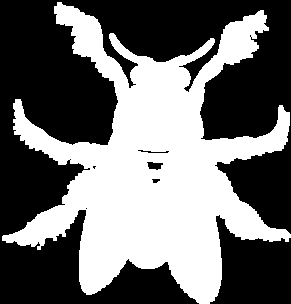
%> input picture A3PengyuWang0425157/Q2/fly.pgm, 291 x 304 px
$ octave Fly.m   (GNU Octave 9; MATLAB toolbox functions it lacks are replaced by stand-ins)
%> lines starting %> are read from the running program, lines starting %| are printed output that depends on the picture; in (x1, y1, x2, y2) boxes, pixels count from 0 and x2, y2 are one past the last pixel; in counts of white or black regions, pixels touching at a corner belong together; the program's own positions count from 1
clear;
close all;
clc;

fly = imread('fly.pgm');
%> fly is the input picture: size 304x291 uint8; 43.1% white; 1 white region, box (x1, y1, x2, y2) and area: (2, 2, 291, 304) 38172
subplot(3,3,1);
imshow(fly);
title("Fly original image");

SE = strel("disk",3);
SE2 = strel('square',3);

% Erosion
erodeFly = imerode(fly,SE);
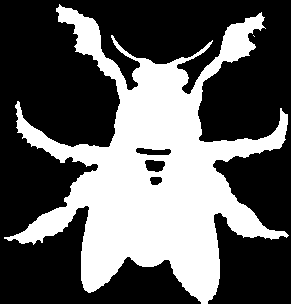
%> erodeFly: size 304x291 uint8; 37.1% white; 2 white regions (1 under 20 px), largest, box (x1, y1, x2, y2) and area: (4, 4, 289, 304) 32832
subplot(3,3,2);
imshow(erodeFly);
title("Fly after erosion");

erodeFly1 = imerode(erodeFly,SE2);
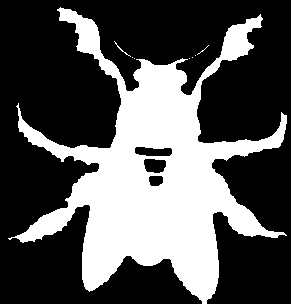
%> erodeFly1: size 304x291 uint8; 33.8% white; 8 white regions (6 under 20 px), largest, box (x1, y1, x2, y2) and area: (8, 7, 287, 304) 29820, (114, 41, 131, 57) 27
boundaryErode = erodeFly - erodeFly1;
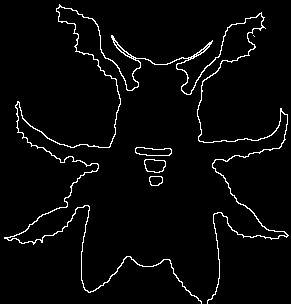
%> boundaryErode: size 304x291 uint8; 3.4% white in thin lines or dots
subplot(3,3,3);
imshow(boundaryErode);
title("Erosion boundary");

% Opening
subplot(3,3,4);
imshow(fly);
title("Fly original image");
openFly = imopen(fly,SE);
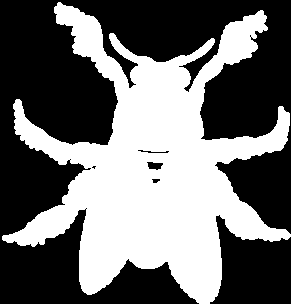
%> openFly: size 304x291 uint8; 42.9% white; 1 white region, box (x1, y1, x2, y2) and area: (2, 2, 291, 304) 37972
subplot(3,3,5);
imshow(openFly);
title("Fly after opening");

erodeFly2 = imerode(openFly,SE2);
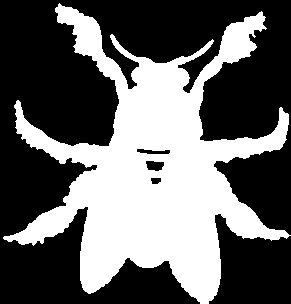
%> erodeFly2: size 304x291 uint8; 39.6% white; 1 white region, box (x1, y1, x2, y2) and area: (3, 3, 291, 304) 35000
boundaryOpen = openFly - erodeFly2;
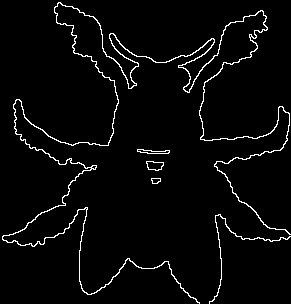
%> boundaryOpen: size 304x291 uint8; 3.4% white in thin lines or dots
subplot(3,3,6);
imshow(boundaryOpen);
title("Opening boundary");

% Closing
subplot(3,3,7);
imshow(fly);
title("Fly original image");
closeFly = imopen(fly,SE);
subplot(3,3,8);
imshow(closeFly);
title("Fly after closing");

erodeFly3 = imerode(closeFly,SE2);
boundaryClose = closeFly - erodeFly3;
subplot(3,3,9);
imshow(boundaryClose);
title("Closing boundary");

figure;
imshow(boundaryErode);
title("Erosion boundary");

figure;
imshow(boundaryOpen);
title("Opening boundary");

figure;
imshow(boundaryClose);
title("Closing boundary");

$ run again, with A3PengyuWang0425157/Q2/deer.pgm copied over A3PengyuWang0425157/Q2/fly.pgm
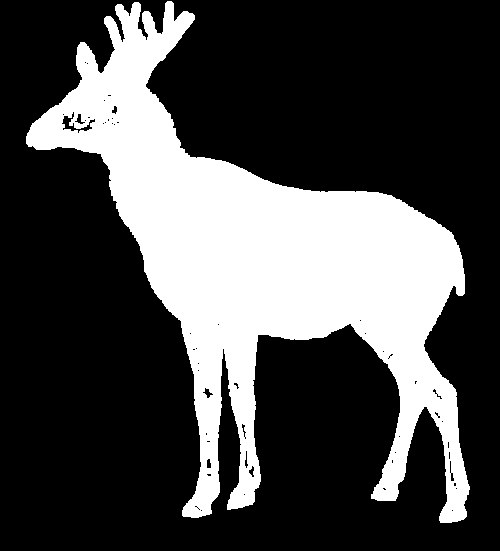
%> input picture A3PengyuWang0425157/Q2/deer.pgm, 500 x 551 px
%> fly is the input picture: size 551x500 uint8; 28.4% white; 1 white region, box (x1, y1, x2, y2) and area: (26, 1, 470, 523) 78246
%> erodeFly: size 551x500 uint8; 25.4% white; 7 white regions (6 under 20 px), largest, box (x1, y1, x2, y2) and area: (28, 3, 468, 521) 69806
%> `erodeFly1 = imerode(erodeFly,SE2);`:
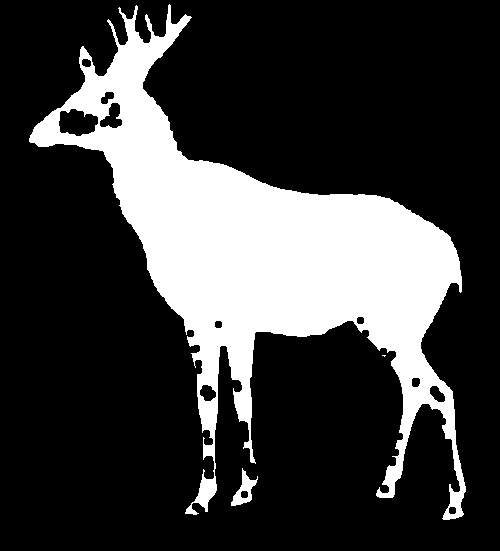
%> erodeFly1: size 551x500 uint8; 23.6% white; 3 white regions (1 under 20 px), largest, box (x1, y1, x2, y2) and area: (29, 4, 466, 520) 64594, (231, 468, 258, 506) 395
%> boundaryErode: size 551x500 uint8; 1.8% white in thin lines or dots, all inside (x1, y1, x2, y2) = (28, 3, 468, 521)
%> openFly: size 551x500 uint8; 28.3% white; 2 white regions, box (x1, y1, x2, y2) and area: (26, 1, 470, 523) 77989, (74, 122, 82, 129) 44
%> erodeFly2: size 551x500 uint8; 26.7% white; 3 white regions (1 under 20 px), largest, box (x1, y1, x2, y2) and area: (27, 2, 469, 522) 73421, (446, 459, 449, 469) 26
%> `boundaryOpen = openFly - erodeFly2;`:
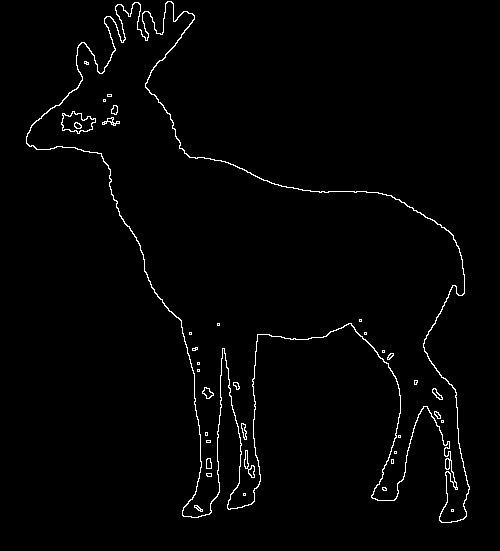
%> boundaryOpen: size 551x500 uint8; 1.7% white in thin lines or dots, all inside (x1, y1, x2, y2) = (26, 1, 470, 523)

$ run again, with A3PengyuWang0425157/Q2/device.pgm copied over A3PengyuWang0425157/Q2/fly.pgm
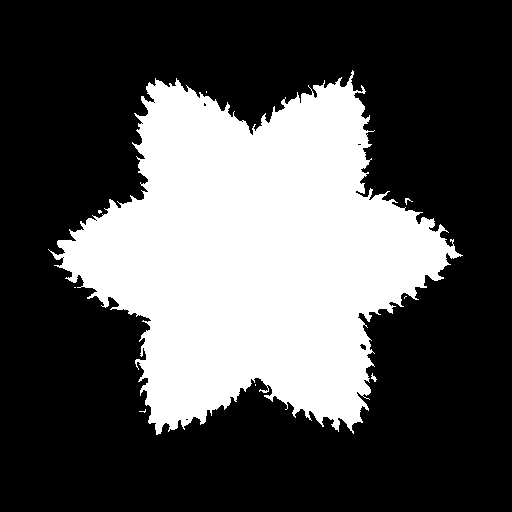
%> input picture A3PengyuWang0425157/Q2/device.pgm, 512 x 512 px
%> fly is the input picture: size 512x512 uint8; 32% white; 9 white regions (6 under 20 px), largest, box (x1, y1, x2, y2) and area: (48, 70, 463, 435) 83847, (371, 373, 377, 382) 25, (405, 198, 413, 205) 21
%> erodeFly: size 512x512 uint8; 29.9% white; 5 white regions (4 under 20 px), largest, box (x1, y1, x2, y2) and area: (59, 82, 456, 432) 78245
%> erodeFly1: size 512x512 uint8; 28.9% white; 3 white regions (2 under 20 px), largest, box (x1, y1, x2, y2) and area: (61, 84, 448, 426) 75864
%> `boundaryErode = erodeFly - erodeFly1;`:
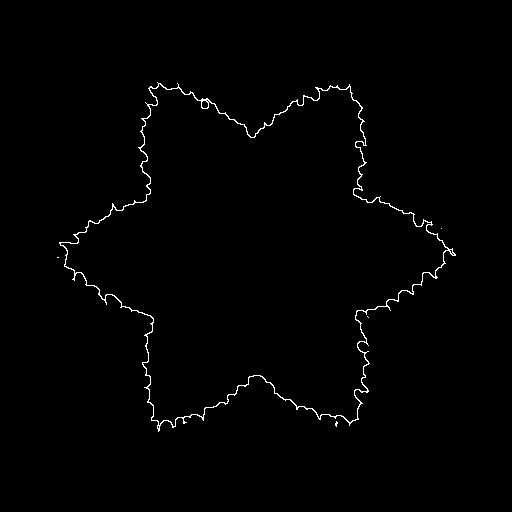
%> boundaryErode: size 512x512 uint8; 0.91% white in thin lines or dots, all inside (x1, y1, x2, y2) = (57, 82, 456, 432)
%> openFly: size 512x512 uint8; 31.5% white; 3 white regions, box (x1, y1, x2, y2) and area: (57, 80, 458, 434) 82527, (55, 255, 61, 260) 26, (439, 226, 444, 231) 21
%> erodeFly2: size 512x512 uint8; 30.5% white; 3 white regions (2 under 20 px), largest, box (x1, y1, x2, y2) and area: (58, 81, 457, 433) 80017
%> `boundaryOpen = openFly - erodeFly2;`:
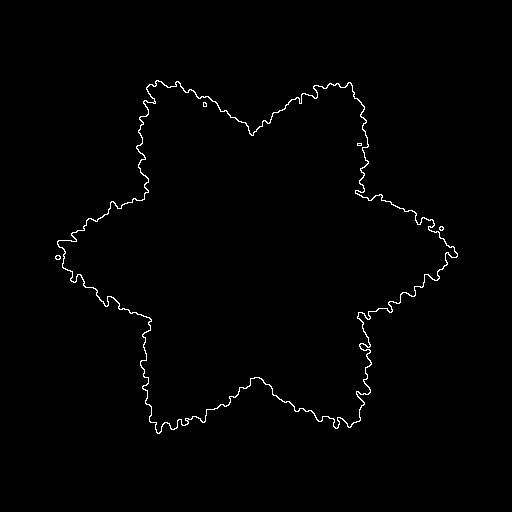
%> boundaryOpen: size 512x512 uint8; 0.97% white in thin lines or dots, all inside (x1, y1, x2, y2) = (55, 80, 458, 434)
